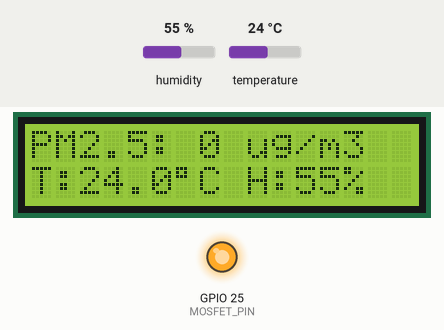
A sketch run on a simulated ESP32. Shown: 16×2 character LCD, output pins drawn as LEDs (lit = HIGH). The inputs (shaded band) are chosen by the test bench; at power-on: humidity 55 %, temperature 24 °C. The local clock reads 2024-03-15 10:24:30 at power-on unless the sketch sets it; storage starts empty; what the sketch prints to the serial monitor is not drawn.

Above: at 2.6 s.
2.7 s: humidity set to 22 %
At 4.5 s:
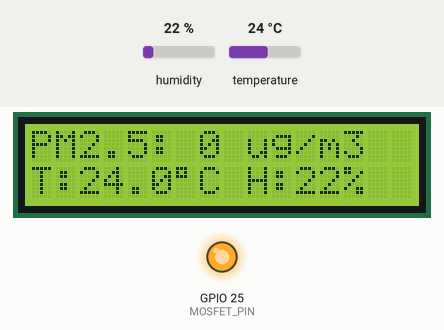
5.6 s: temperature set to 12 °C
At 7.2 s:
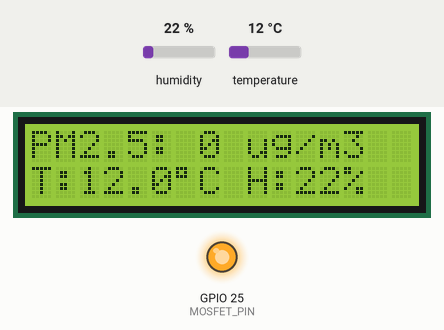
8.5 s: humidity set to 40 %
At 11.2 s:
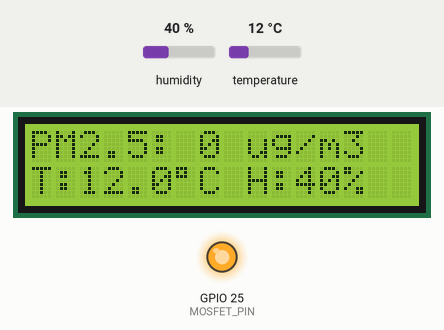
11.5 s: temperature set to 19 °C
At 13.0 s:
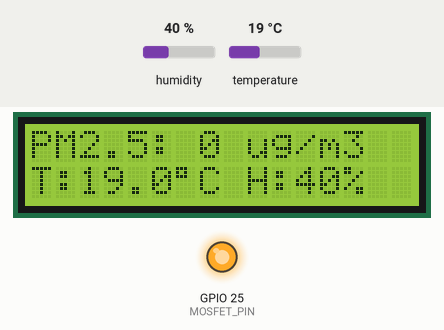
Timing chart, 0 to 14.5 s (numbered marks = the images above; inputs shaded):
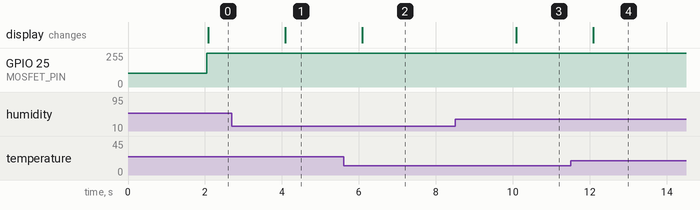

The sketch:

air_quality_controller.ino
```cpp
#include <Wire.h>
#include <LiquidCrystal_I2C.h>
#include <Adafruit_SHT31.h>
#include <RTClib.h>
#include <SPI.h>
#include <SD.h>

// --- PIN DEFINITIONS ---
#define SD_CS_PIN 5
#define PMS_RX_PIN 16        // ESP32 RX2 pin connected to PMS Sensor TX pin
#define MOSFET_PIN 25        // PWM control pin for MOSFET module / Blower

// --- PWM CONFIGURATION ---
#define PWM_FREQ 5000        // 5 kHz PWM frequency
#define PWM_RESOLUTION 8     // 8-bit resolution (0 - 255 values)

// PWM Duty Cycle Values for 8-bit (0-255)
#define SPEED_0_PERCENT   0    // Blower OFF
#define SPEED_20_PERCENT  51   // 20% of 255
#define SPEED_40_PERCENT  102  // 40% of 255
#define SPEED_60_PERCENT  153  // 60% of 255
#define SPEED_100_PERCENT 255  // 100% of 255

// --- OBJECT INITIALIZATION ---
LiquidCrystal_I2C lcd(0x27, 16, 2);
Adafruit_SHT31 sht31 = Adafruit_SHT31();
RTC_DS3231 rtc;
HardwareSerial pmsSerial(2);

// --- VARIABLES ---
unsigned long lastLogTime = 0;
const unsigned long LOG_INTERVAL = 2000;

// Structure to hold all particulate readings
struct SensorData {
  int pm1;
  int pm25;
  int pm10;
};

// Robust Parser to extract PM1.0, PM2.5, and PM10 together
SensorData readPMSData() {
  SensorData data = {-1, -1, -1};
  while (pmsSerial.available() >= 32) {
    if (pmsSerial.peek() == 0x42) {
      uint8_t buffer[32];
      pmsSerial.readBytes(buffer, 32);

      // Verify frame header (0x42 0x4D)
      if (buffer[0] == 0x42 && buffer[1] == 0x4D) {
        // Verify Checksum
        uint16_t checksum = (buffer[30] << 8) | buffer[31];
        uint16_t calculatedChecksum = 0;
        for (int i = 0; i < 30; i++) {
          calculatedChecksum += buffer[i];
        }

        if (checksum == calculatedChecksum) {
          // Extract atmospheric environment data fields (Bytes 10 to 15)
          data.pm1  = (buffer[10] << 8) | buffer[11];
          data.pm25 = (buffer[12] << 8) | buffer[13];
          data.pm10 = (buffer[14] << 8) | buffer[15];
          return data;
        }
      }
    } else {
      pmsSerial.read(); // Discard non-header byte to realign stream
    }
  }
  return data; // Returns -1 if data is incomplete or corrupt
}

void setup() {
  Serial.begin(115200);
  pmsSerial.begin(9600, SERIAL_8N1, PMS_RX_PIN, -1);

  // Initialize ESP32 PWM on MOSFET Pin
  ledcAttach(MOSFET_PIN, PWM_FREQ, PWM_RESOLUTION);
  ledcWrite(MOSFET_PIN, SPEED_40_PERCENT); // Start blower at default speed

  Wire.begin(21, 22);

  // LCD Init
  lcd.init();
  lcd.backlight();
  lcd.setCursor(0, 0);
  lcd.print("Initializing...");

  // SHT Sensor Init
  if (!sht31.begin(0x44)) {
    if (!sht31.begin(0x45)) {
      Serial.println("Warning: SHT sensor not found!");
    }
  }

  // RTC Init
  if (!rtc.begin()) {
    Serial.println("Warning: RTC module not found!");
  }

  // SD Card Init
  if (!SD.begin(SD_CS_PIN)) {
    Serial.println("SD Card initialization failed!");
    lcd.setCursor(0, 1);
    lcd.print("SD Init Failed!");
    delay(2000);
  } else {
    File file = SD.open("/air_data.csv", FILE_WRITE);
    if (file) {
      if (file.size() == 0) {
        file.println("Date,Time,PM1.0(ug/m3),PM2.5(ug/m3),PM10(ug/m3),Temperature(C),Humidity(%),Blower_Speed(%)");
      }
      file.close();
    }
  }

  // Print Header to Serial Monitor as well
  Serial.println("Date,Time,PM1.0(ug/m3),PM2.5(ug/m3),PM10(ug/m3),Temperature(C),Humidity(%),Blower_Speed(%)");

  lcd.clear();
}

void loop() {
  if (millis() - lastLogTime >= LOG_INTERVAL) {
    lastLogTime = millis();

    // 1. Read Sensors
    float temp = sht31.readTemperature();
    float hum = sht31.readHumidity();
    SensorData pms = readPMSData();

    if (isnan(temp)) temp = 0.0;
    if (isnan(hum)) hum = 0.0;
    if (pms.pm1 < 0) pms.pm1 = 0;
    if (pms.pm25 < 0) pms.pm25 = 0;
    if (pms.pm10 < 0) pms.pm10 = 0;

    // 2. MOSFET Blower Speed Logic (100% when PM2.5 < 500)
    int currentPwmValue = SPEED_0_PERCENT;
    int speedPercentage = 0;

    if (pms.pm25 >= 700) {
      currentPwmValue = SPEED_20_PERCENT;  // 20% Speed
      speedPercentage = 20;
    } else if (pms.pm25 >= 676 && pms.pm25 <= 699) {
      currentPwmValue = SPEED_40_PERCENT;  // 40% Speed
      speedPercentage = 40;
    } else if (pms.pm25 >= 500 && pms.pm25 <= 675) {
      currentPwmValue = SPEED_60_PERCENT;  // 60% Speed
      speedPercentage = 60;
    } else { // pms.pm25 < 500
      currentPwmValue = SPEED_100_PERCENT; // 100% Speed
      speedPercentage = 100;
    }

    // Apply speed to MOSFET
    ledcWrite(MOSFET_PIN, currentPwmValue);

    // 3. Format Date & Time
    DateTime now = rtc.now();
    char dateBuf[11];
    char timeBuf[9];
    snprintf(dateBuf, sizeof(dateBuf), "%04d-%02d-%02d", now.year(), now.month(), now.day());
    snprintf(timeBuf, sizeof(timeBuf), "%02d:%02d:%02d", now.hour(), now.minute(), now.second());

    // 4. Update LCD Display (Showing PM2.5 on line 0, Temp & Hum on line 1)
    lcd.setCursor(0, 0);
    lcd.print("PM2.5: ");
    lcd.print(pms.pm25);
    lcd.print(" ug/m3   ");

    lcd.setCursor(0, 1);
    lcd.print("T:");
    lcd.print(temp, 1);
    lcd.print((char)223);
    lcd.print("C ");

    lcd.print("H:");
    lcd.print((int)hum);
    lcd.print("%   ");

    // 5. Construct CSV Log String
    String logDataEntry = String("'") + dateBuf + "','" + timeBuf + "'," +
                          pms.pm1 + "," + pms.pm25 + "," + pms.pm10 + "," +
                          String(temp, 1) + "," + (int)hum + "," + speedPercentage + "%";

    // 6. Save to SD Card using FILE_WRITE (automatically handles appends safely on ESP32)
    File dataFile = SD.open("/air_data.csv", FILE_WRITE);
    if (dataFile) {
      dataFile.println(logDataEntry);
      dataFile.close();
    } else {
      Serial.println("Error opening air_data.csv on SD Card");
    }

    // 7. Print to Serial Monitor
    Serial.println(logDataEntry);
  }
}
```

Measured:
- after the input at 2.7 s, the display: changes after 1.4 s (image 1)
- after the input at 5.6 s, the display: changes after 0.48 s (image 2)
- after the input at 8.5 s, the display: changes after 1.6 s (image 3)
- after the input at 11.5 s, the display: changes after 0.59 s (image 4)
